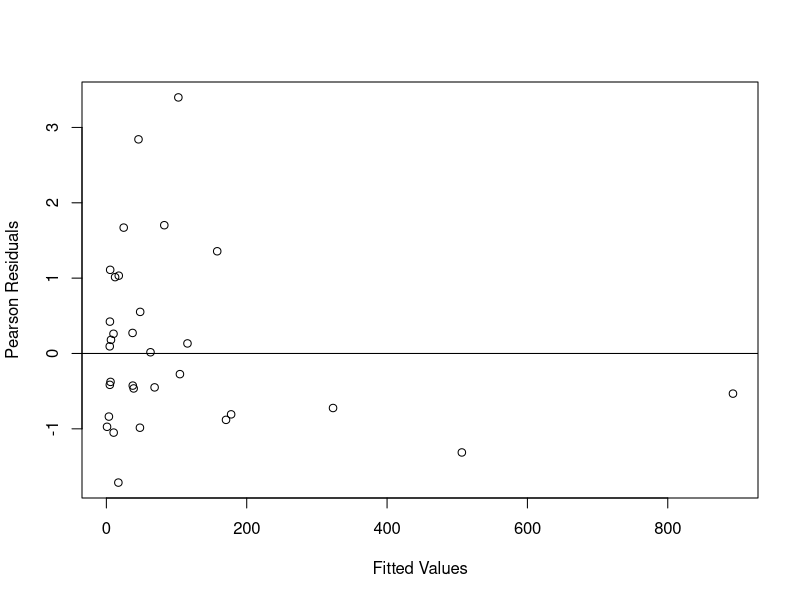
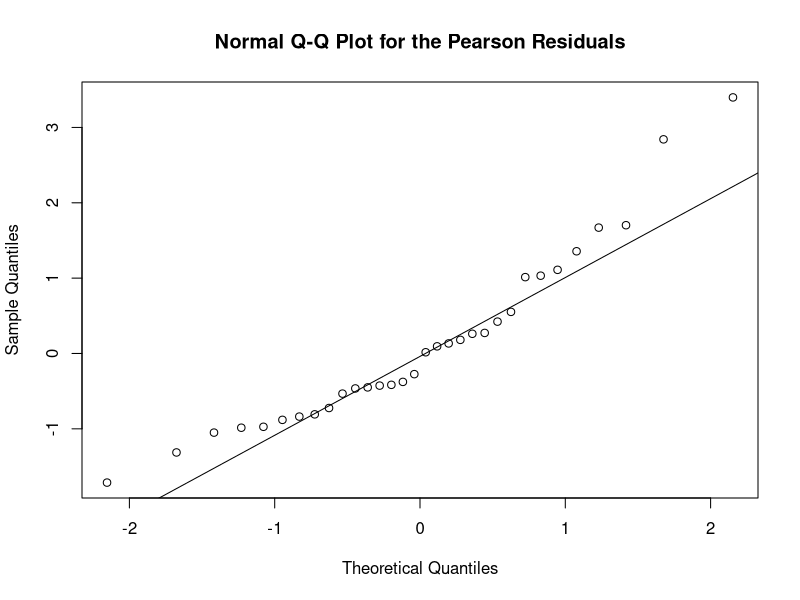
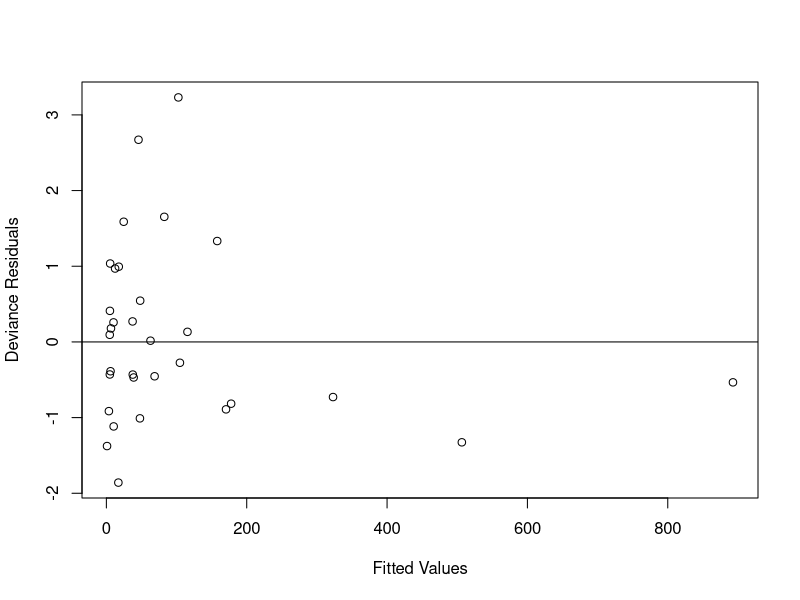
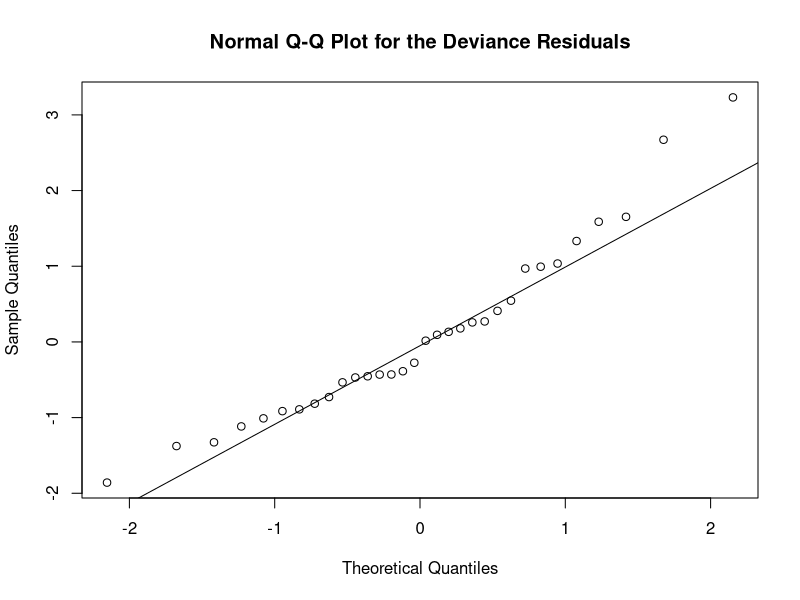
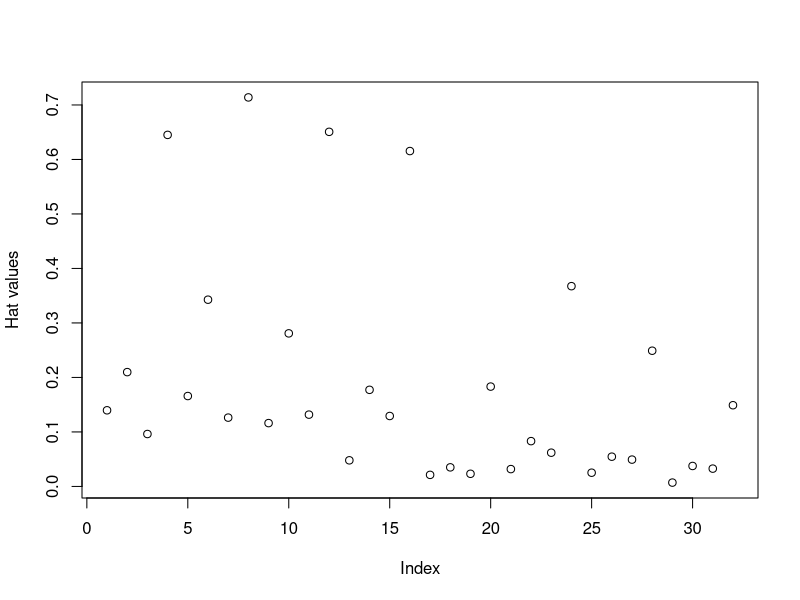
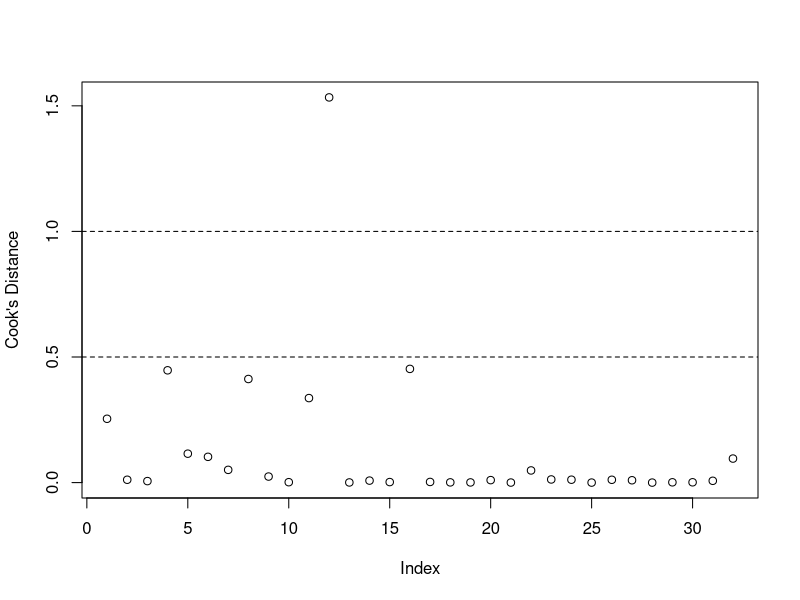
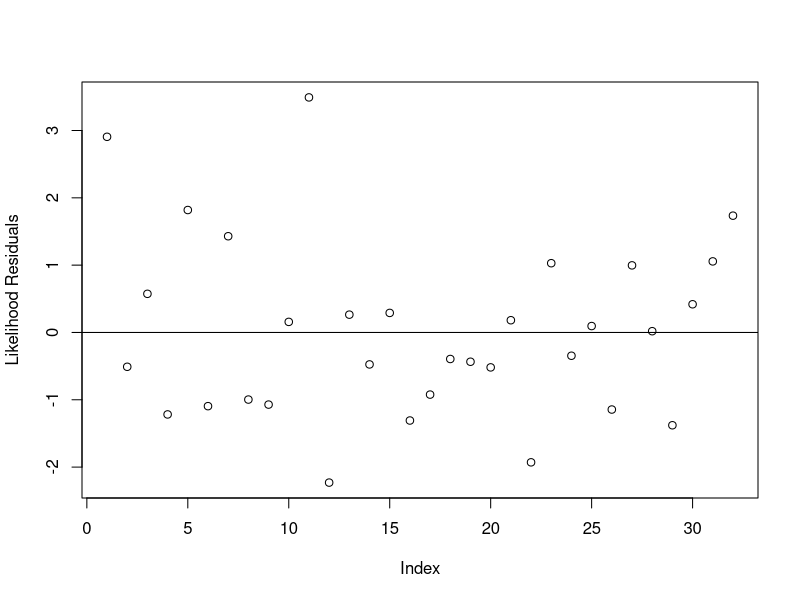
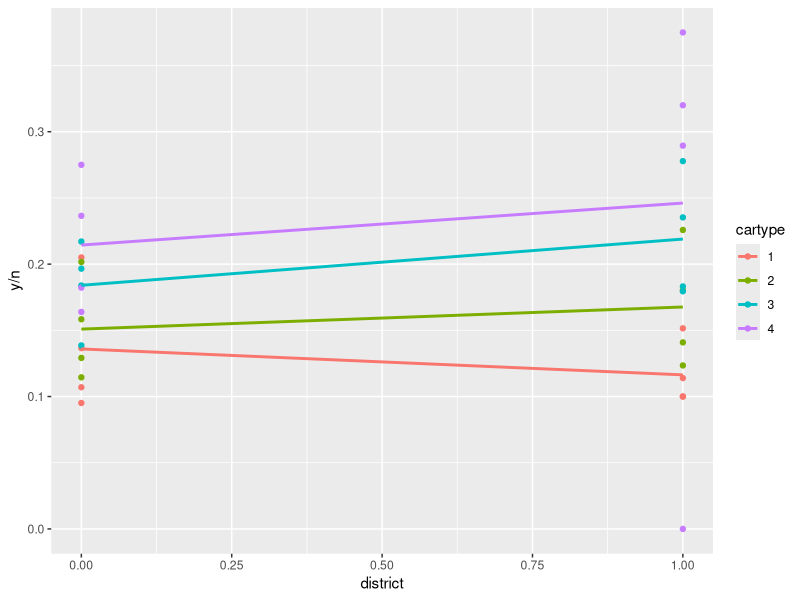

These figures' R source, in order:
####### I (i)
library(ggplot2)
insurances <- read.table("./data/asfalies.txt", header = TRUE)
# factor_columns <- c("cartype", "agecat", "district")
# insurances[factor_columns] <- lapply(insurances[factor_columns], as.factor)
insurances$cartype <- as.factor(insurances$cartype)
mod <- glm(
  y ~ agecat + cartype + district + offset(log(n)),
  family = poisson(link = "log"), data = insurances
)
summary(mod)  # Includes Wald and AIC
logLik(mod)  # Wasn't asked
ddev <- mod$null.deviance - mod$deviance
ddf <- mod$df.null - mod$df.residual
pvalue_ddev <- 1 - pchisq(ddev, ddf, lower.tail = FALSE)
pvalue_dev <- pchisq(mod$deviance, mod$df.residual, lower.tail = FALSE)
pvalue_ddev  # Difference in deviance with the constant model
pvalue_dev  # Deviance

####### I (ii)
confint(mod, level = 0.95)  # Confidence interval for the coefficients (TODO: explain results)

####### I (iii)
r_pearson <- residuals(mod, type = "pearson")
r_deviance <- residuals(mod, type = "deviance")

PlotResiduals <- function (r, name) {
  plot(mod$fitted.values, r,
     xlab = "Fitted Values", ylab = name)
  abline(h = 0)
  qqnorm(r, main = paste("Normal Q-Q Plot for the", name))
  qqline(r)
}

PlotResiduals(r_pearson, "Pearson Residuals")
PlotResiduals(r_deviance, "Deviance Residuals")

plot(hatvalues(mod), ylab = "Hat values")

plot(cooks.distance(mod), ylab = "Cook's Distance")
abline(h = c(0.5, 1), lty = 2)

plot(rstudent(mod), ylab = "Likelihood Residuals")
abline(h = 0)

####### I (iv)
# TODO: Explain results
mod2 <- mod <- glm(
  y ~ agecat + cartype + district + cartype:district + offset(log(n)),
  family = poisson(link = "log"), data = insurances
)
# cartype:district is the only combination which creates a variable with p-value < 0.05
summary(mod2)

ggplot(insurances, aes(district, y/n, color = cartype)) +
  geom_point() +
  geom_smooth(method = "lm", se = FALSE)



